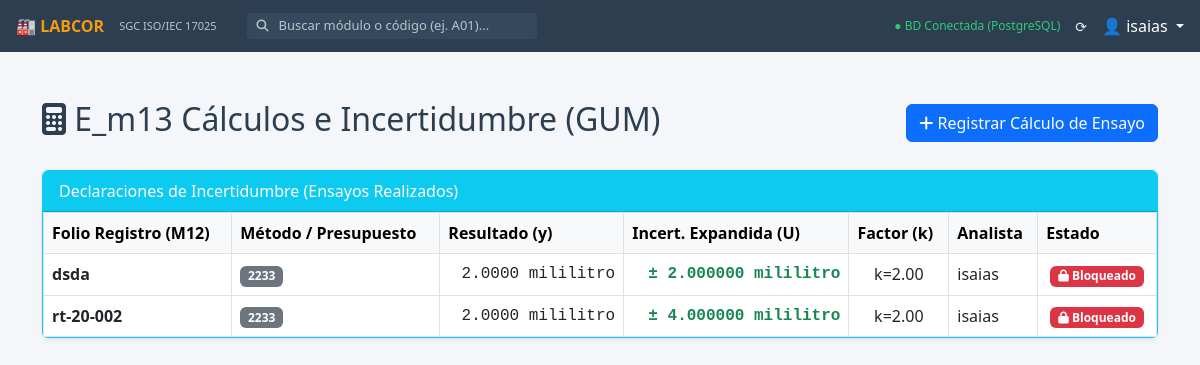
/incertidumbre/ (signed in), run on the app's committed database.
### e_m13_calculos_incertidumbre/models.py (models this page shows, shortened)
class CalculoIncertidumbre(models.Model):
    registro_tecnico = models.OneToOneField(RegistroTecnico, on_delete=models.CASCADE,
                                            related_name='calculo_incertidumbre')
    presupuesto_utilizado = models.ForeignKey(PresupuestoIncertidumbre, on_delete=models.PROTECT)
    resultado_medicion = models.DecimalField(max_digits=15, decimal_places=4,
                                             verbose_name="Resultado de la Medición (y)")
    incertidumbre_combinada = models.DecimalField(max_digits=15, decimal_places=6,
                                                  verbose_name="Incertidumbre Combinada (uc)")
    incertidumbre_expandida = models.DecimalField(max_digits=15, decimal_places=6,
                                                  verbose_name="Incertidumbre Expandida (U)")
    unidades = models.CharField(max_length=20, default="N/A")
    calculado_por = models.ForeignKey(User, on_delete=models.PROTECT, related_name='calculos_realizados')
    fecha_calculo = models.DateTimeField(auto_now_add=True)
    bloqueado = models.BooleanField(default=True, editable=False, help_text="Garantiza inmutabilidad ISO 17025")
    class Meta:
        verbose_name = "Cálculo de Incertidumbre"
        verbose_name_plural = "Cálculos de Incertidumbre"

class PresupuestoIncertidumbre(models.Model):
    metodo = models.ForeignKey(MetodoSOP, on_delete=models.CASCADE, related_name='presupuestos_incertidumbre')
    version = models.CharField(max_length=10, verbose_name="Versión del Presupuesto")
    fecha_aprobacion = models.DateField(auto_now_add=True)
    descripcion_modelo = models.TextField(verbose_name="Descripción de fuentes (Tipo A y B)")
    factor_cobertura = models.DecimalField(max_digits=4, decimal_places=2, default=2.00,
                                           verbose_name="Factor k (95% confianza)")
    formula_aplicada = models.TextField(help_text="Fórmula para el cálculo combinado", blank=True)
    es_vigente = models.BooleanField(default=True)
    aprobado_por = models.ForeignKey(User, on_delete=models.PROTECT, related_name='presupuestos_aprobados')
    class Meta:
        verbose_name = "Presupuesto de Incertidumbre"
        verbose_name_plural = "Presupuestos de Incertidumbre"
        unique_together = ('metodo', 'version')

### e_m12_ejecucion_registros/models.py (models this page shows, shortened)
class RegistroTecnico(models.Model):
    ESTADO_CHOICES = [
        ('EN_PROCESO', 'En Proceso (Borrador Editable)'),
        ('FINALIZADO', 'Finalizado (Bloqueado/Solo Lectura)'),
        ('REVISADO', 'Revisado por Calidad'),
    ]
    folio_registro = models.CharField(max_length=50, unique=True, verbose_name="Folio del Registro (Ej. RT-26-001)")
    identificador_muestra = models.CharField(max_length=100, verbose_name="Identificación de la Muestra / Ítem")
    metodo = models.ForeignKey(MetodoSOP, on_delete=models.PROTECT, verbose_name="Método de Ensayo o SOP")
    fecha_inicio = models.DateTimeField(verbose_name="Fecha y Hora de Inicio del Ensayo")
    fecha_fin = models.DateTimeField(null=True, blank=True, verbose_name="Fecha y Hora de Finalización")
    datos_crudos = models.TextField(verbose_name="Observaciones Originales / Datos Crudos",
                                    help_text="Capture las lecturas directas del equipo. No modifique los datos posteriormente.")
    calculos_resultados = models.TextField(blank=True, null=True, verbose_name="Cálculos y Resultados Derivados")
    evidencia_adjunta = models.FileField(upload_to='registros_tecnicos/evidencias/', blank=True, null=True,
                                         verbose_name="Evidencia Adjunta (Imágenes, XLSX)")
    analista = models.ForeignKey(User, on_delete=models.PROTECT, related_name='ensayos_m12_ejecutados',
                                 verbose_name="Analista Responsable")
    estado = models.CharField(max_length=20, choices=ESTADO_CHOICES, default='EN_PROCESO')
    fecha_creacion = models.DateTimeField(auto_now_add=True)
    fecha_actualizacion = models.DateTimeField(auto_now=True)
    class Meta:
        verbose_name = "Registro Técnico (E_m12)"
        verbose_name_plural = "Registros Técnicos (E_m12)"
        ordering = ['-fecha_inicio']

### e_m05_metodos_sops/models.py (models this page shows, shortened)
class MetodoSOP(models.Model):
    TIPO_CHOICES = [
        ('METODO', 'Método de Ensayo'),
        ('SOP', 'Procedimiento Operativo Estándar (SOP)'),
        ('INSTRUCTIVO', 'Instructivo de Trabajo'),
    ]
    ESTADO_CHOICES = [
        ('VIGENTE', 'Vigente'),
        ('EN_REVISION', 'En Revisión'),
        ('OBSOLETO', 'Obsoleto'),
    ]
    codigo = models.CharField(max_length=50, unique=True, verbose_name="Código del Documento")
    titulo = models.CharField(max_length=200, verbose_name="Título del Método / SOP")
    tipo = models.CharField(max_length=20, choices=TIPO_CHOICES, default='METODO')
    version = models.CharField(max_length=10, verbose_name="Versión Actual")
    fecha_emision = models.DateField(verbose_name="Fecha de Emisión")
    fecha_proxima_revision = models.DateField(verbose_name="Próxima Revisión")
    estado = models.CharField(max_length=20, choices=ESTADO_CHOICES, default='VIGENTE')
    archivo_pdf = models.FileField(upload_to='metodos_sops/', blank=True, null=True, verbose_name="Documento (PDF)")
    creado_por = models.ForeignKey(User, on_delete=models.SET_NULL, null=True, related_name='metodos_creados')
    fecha_creacion = models.DateTimeField(auto_now_add=True)
    fecha_actualizacion = models.DateTimeField(auto_now=True)
    class Meta:
        verbose_name = "Método o SOP"
        verbose_name_plural = "Métodos y SOPs"
        ordering = ['-estado', 'codigo']

### e_m13_calculos_incertidumbre/views.py (the view)
# urls.py: path('', views.dashboard_calculos, name='e_m13_dashboard'),
@login_required
def dashboard_calculos(request):
    calculos = CalculoIncertidumbre.objects.all().select_related('registro_tecnico', 'presupuesto_utilizado')
    presupuestos = PresupuestoIncertidumbre.objects.filter(es_vigente=True)
    return render(request, 'e_m13_calculos_incertidumbre/dashboard.html', {
        'calculos': calculos,
        'presupuestos': presupuestos
    })

### e_m13_calculos_incertidumbre/templates/e_m13_calculos_incertidumbre/dashboard.html (shortened to what this page needs)
{% extends 'base.html' %}
{% block content %}
<div class="container mt-4">
    <div class="d-flex justify-content-between align-items-center mb-4">
        <h2><i class="fas fa-calculator"></i> E_m13 Cálculos e Incertidumbre (GUM)</h2>
        <a href="{% url 'e_m13_registrar' %}" class="btn btn-primary"><i class="fas fa-plus"></i> Registrar Cálculo de Ensayo</a>
    </div>
    <div class="card shadow-sm border-info mb-4">
        <div class="card-header bg-info text-white">Declaraciones de Incertidumbre (Ensayos Realizados)</div>
        <div class="card-body p-0">
            <table class="table table-hover table-bordered mb-0">
                <thead class="table-light">
                    <tr>
                        <th>Folio Registro (M12)</th>
                        <th>Método / Presupuesto</th>
                        <th>Resultado (y)</th>
                        <th>Incert. Expandida (U)</th>
                        <th>Factor (k)</th>
                        <th>Analista</th>
                        <th>Estado</th>
                    </tr>
                </thead>
                <tbody>
                    {% for calc in calculos %}
                    <tr>
                        <td><strong>{{ calc.registro_tecnico.folio_registro }}</strong></td>
                        <td><span class="badge bg-secondary">{{ calc.presupuesto_utilizado.metodo.codigo }}</span></td>
                        <td class="font-monospace text-end">{{ calc.resultado_medicion }} {{ calc.unidades }}</td>
                        <td class="font-monospace text-end text-success fw-bold">± {{ calc.incertidumbre_expandida }} {{ calc.unidades }}</td>
                        <td class="text-center">k={{ calc.presupuesto_utilizado.factor_cobertura }}</td>
                        <td>{{ calc.calculado_por.get_full_name|default:calc.calculado_por.username }}</td>
                        <td class="text-center"><span class="badge bg-danger"><i class="fas fa-lock"></i> Bloqueado</span></td>
                    </tr>
                    {% empty %}
                    <tr><td colspan="7" class="text-center text-muted py-3">No hay cálculos de incertidumbre registrados.</td></tr>
                    {% endfor %}
                </tbody>
            </table>
        </div>
    </div>
</div>
{% endblock %}

### templates/base.html (shortened to what this page needs)
{% load static %}
<!DOCTYPE html>
<html lang="es">
<head>
    <link href="https://cdn.jsdelivr.net/npm/bootstrap@5.3.0/dist/css/bootstrap.min.css" rel="stylesheet">
    <link rel="stylesheet" href="https://cdnjs.cloudflare.com/ajax/libs/font-awesome/6.4.0/css/all.min.css">
</head>
<body>
    <div class="topbar">
        <a href="{% url 'inicio' %}" class="topbar-brand">🏭 LABCOR</a>
        <span class="topbar-subtitle">SGC ISO/IEC 17025</span>
        <div class="search-container d-none d-md-flex">
            <i class="fas fa-search" style="color: #bdc3c7; font-size: 12px;"></i>
            <input type="text" id="searchInput" class="search-input" placeholder="Buscar módulo o código (ej. A01)...">
        </div>
        <div class="ms-auto d-flex align-items-center">
            <span style="font-size: 12px; color: #2ecc71; margin-right: 15px;">
                ● BD Conectada (PostgreSQL)
            </span>
            <span style="font-size: 14px; margin-right: 15px; cursor: pointer;">
                ⟳
            </span>
            <div class="dropdown">
                <a href="#" class="text-decoration-none text-white dropdown-toggle" data-bs-toggle="dropdown">
                    👤 {{ user.username|default:"Admin" }}
                </a>
            </div>
        </div>
    </div>
    <main class="main-content">
        {% block content %}
        {% endblock %}
    </main>
</body>
</html>

### templates/base.html (style rules this page uses)
:root { --bg-main: #f4f6f9; --bg-topbar: #2c3e50; --card-bg: #ffffff; --card-border: #dee2e6; --card-hover: #ebf5fb; --text-main: #2c3e50; }
body { background-color: var(--bg-main); color: var(--text-main); font-family: 'Segoe UI', system-ui, sans-serif; overflow-x: hidden; margin: 0; }
.topbar { background-color: var(--bg-topbar); height: 52px; position: fixed; top: 0; width: 100%; z-index: 1050; display: flex; align-items: center; padding: 0 16px; color: #ecf0f1; }
.topbar-brand { font-size: 16px; font-weight: bold; color: #f39c12; margin-right: 15px; text-decoration: none; }
.topbar-subtitle { font-size: 11px; color: #bdc3c7; margin-right: 30px; }
.search-container { display: flex; align-items: center; background-color: #34495e; border-radius: 4px; padding: 2px 10px; }
.search-input { background: transparent; border: none; color: white; outline: none; margin-left: 8px; width: 250px; font-size: 13px; }
.search-input::placeholder { color: #bdc3c7; }
.main-content { margin-left: 0; margin-top: 52px; padding: 24px; min-height: calc(100vh - 52px); }

### data on the page
CalculoIncertidumbre: registro_tecnico.folio_registro "dsda", presupuesto_utilizado.metodo.codigo "2233", resultado_medicion "2.0000", unidades "mililitro", incertidumbre_expandida "2.000000", presupuesto_utilizado.factor_cobertura "2.00", calculado_por.get_full_name "isaias"
CalculoIncertidumbre: registro_tecnico.folio_registro "rt-20-002", presupuesto_utilizado.metodo.codigo "2233", resultado_medicion "2.0000", unidades "mililitro", incertidumbre_expandida "4.000000", presupuesto_utilizado.factor_cobertura "2.00", calculado_por.get_full_name "isaias"

### other printed values
{{ user.username|default:"Admin" }} "isaias"
